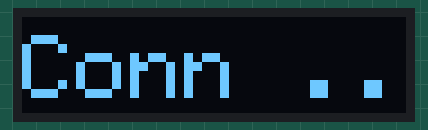
The sketch below on a simulated ESP8266 (NodeMCU). On the bench: 128×32 one-colour display. WiFi joins after 1.5 s; servers stay silent unless stated; what the sketch prints to the serial monitor is not drawn.

Above: at 0.1 s.
At 1.7 s:
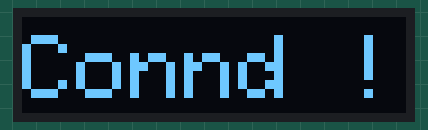
At 3.7 s:
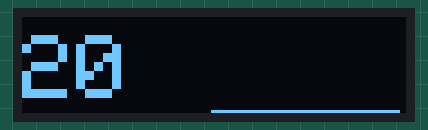

The sketch:

main.ino
```cpp
#include <SPI.h>
#include <Wire.h>

#include <Adafruit_GFX.h>
#include <Adafruit_SSD1306.h>

#include <ESP8266WiFi.h>
#include <ESP8266Ping.h>

//Internet Stuff
const char* ssid     = "SSID";
const char* password = "PASS";
IPAddress ip (1,1,1,1); // adresses des serveurs
int avg_ms, x, disp_ms;
String avg_ms_str;

//Screen Stuff
Adafruit_SSD1306 display(128, 32, &Wire, -1); //(Screen Width, Screen Height, &Wire, Reset Pin)

//Display Stuff
int Stor[64];


void setup() {
  Serial.begin(115200);
  Serial.println();
  Serial.println();


  // SSD1306_SWITCHCAPVCC = generate display voltage from 3.3V internally
  if(!display.begin(SSD1306_SWITCHCAPVCC, 0x3C)) {
    Serial.println(F("SSD1306 allocation failed"));
    for(;;); // Don't proceed, loop forever
  }
  delay(10);

  //Init Display
  display.clearDisplay();
  display.setTextSize(3);
  display.setTextColor(WHITE);
  display.clearDisplay();
  display.display();

  Serial.println();
  Serial.println("Connecting to WiFi");

  WiFi.begin(ssid, password);
  display.clearDisplay();

  for (int i = 0; i < 64; i = i + 1) {
    Stor[i] = 31;
  }

  while (WiFi.status() != WL_CONNECTED) {

    display.setCursor(0, 6);
    display.print("Conn ..");
    Serial.println("Connecting ...");
    display.display();
    delay(100);
  }
  display.clearDisplay();
  display.setCursor(0, 6);
  display.print("Connd !");
  Serial.println("Connected !");
  display.display();
  delay(1000);
}


void loop() {
  Serial.println("Loop ..");

  for (int i = 63; i >= 0; i = i - 1) {
    if (i != 63){
        Stor[i+1] = Stor[i];
    }
  }

  if ( Ping.ping(ip, 2)) {
    avg_ms = Ping.averageTime();
    disp_ms = map(avg_ms, 0, 500, 32, 0);
    Stor[0] = disp_ms;
    if (avg_ms >= 500){
      Stor[0] = 0;
    }
    avg_ms_str = String(avg_ms);
    display.clearDisplay();

    for (int i = 0; i < 63; i = i + 1) {
      display.drawPixel(63+i, Stor[i], WHITE);
      Serial.print(String(Stor[i]));
    }
    Serial.println();

    display.setCursor(0, 6);
    display.print(avg_ms_str);
    Serial.println(avg_ms_str);
    display.display();
  }


}
```

Measured:
- what the display in image 0 shows lasts 1.5 s, from 0.1 s to 1.6 s
- what the display in image 1 shows lasts 2.1 s, from 1.6 s to 3.7 s
